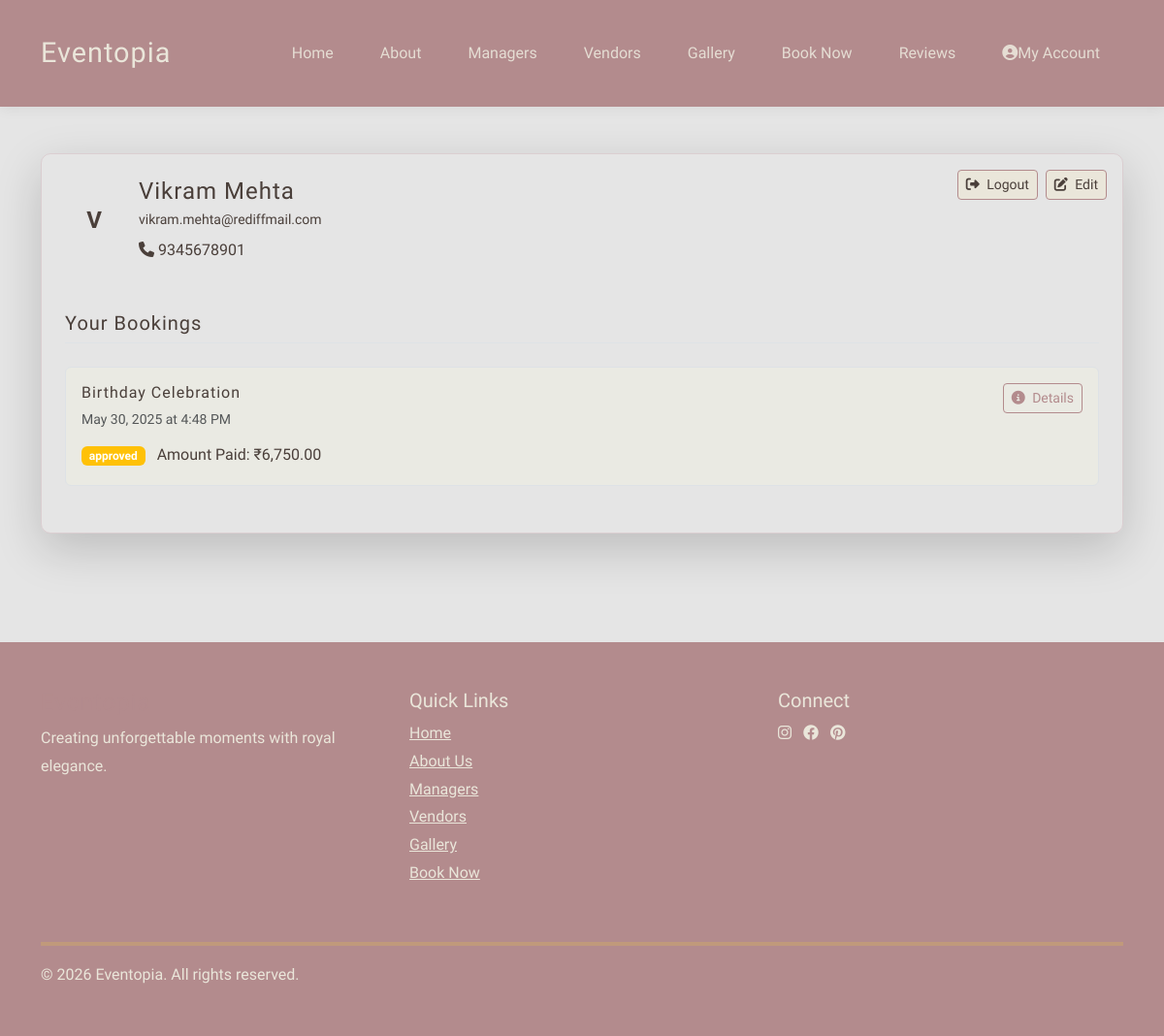
The app's page /event-management/pages/user_profile.php (signed in) with its own data.
### tables this page shows
CREATE TABLE `user` (
  `user_id` int(5) NOT NULL,
  `name` varchar(50) NOT NULL,
  `email` varchar(30) NOT NULL,
  `password` varchar(15) NOT NULL,
  `contact_number` varchar(15) NOT NULL
);

CREATE TABLE `booking` (
  `booking_id` int(5) NOT NULL,
  `user_id` int(5) NOT NULL,
  `event_manager_id` int(5) NOT NULL,
  `vs_id` int(5) NOT NULL,
  `event_id` int(5) NOT NULL,
  `event_address` varchar(30) NOT NULL,
  `city_id` int(5) NOT NULL,
  `event_date` date NOT NULL,
  `advance_payment` int(5) DEFAULT 2500,
  `event_time` time NOT NULL,
  `payment_date` date DEFAULT curdate(),
  `payment_time` time DEFAULT curtime(),
  `actual_payment` int(5) DEFAULT NULL,
  `status` enum('pending','cancelled','approved') NOT NULL
);

CREATE TABLE `event` (
  `event_id` int(5) NOT NULL,
  `event_name` varchar(30) NOT NULL
);

### event-management/pages/user_profile.php (the view, shortened to what this page needs)
<?php
require '../includes/config.php';
include '../includes/header.php';
$user = $conn->query("SELECT * FROM user WHERE user_id = {$_SESSION['user_id']}")->fetch_assoc();
$bookings = $conn->query("
    SELECT b.*, e.event_name
    FROM booking b
    JOIN event e ON b.event_id = e.event_id
    WHERE b.user_id = {$_SESSION['user_id']}
    ORDER BY b.event_date DESC
") or die("Database error: " . $conn->error);
?>
<div class="container py-5">
    <div class="profile-card shadow-lg">
        <div class="profile-header bg-burgundy text-beige p-4 position-relative">
            <div class="d-flex justify-content-end gap-2 position-absolute top-0 end-0 m-3">
                <a href="logout.php" class="btn btn-sm btn-beige" title="Logout">
                    <i class="fas fa-sign-out-alt me-1"></i> Logout
                </a>
                <button class="btn btn-sm btn-beige"
                        data-bs-toggle="modal" data-bs-target="#editProfileModal">
                    <i class="fas fa-edit me-1"></i> Edit
                </button>
            </div>
            <div class="d-flex align-items-center">
                <div class="profile-icon rounded-circle bg-beige text-burgundy d-flex align-items-center justify-content-center me-3" style="width: 60px; height: 60px;">
                    <?= strtoupper(substr($user['name'], 0, 1)) ?>
                </div>
                <div>
                    <h2 class="h4 mb-0"><?= htmlspecialchars($user['name']) ?></h2>
                    <small><?= htmlspecialchars($user['email']) ?></small>
                    <?php if (!empty($user['contact_number'])): ?>
                        <div class="mt-1">
                            <i class="fas fa-phone"></i> <?= htmlspecialchars($user['contact_number']) ?>
                        </div>
                    <?php endif; ?>
                </div>
            </div>
        </div>
        <div class="profile-body p-4">
            <h3 class="h5 mb-4 border-bottom pb-2">Your Bookings</h3>
            <?php if ($bookings->num_rows > 0): ?>
                <div class="booking-list">
                    <?php while($booking = $bookings->fetch_assoc()): ?>
                        <div class="booking-item mb-4 p-3 border rounded">
                            <div class="d-flex justify-content-between align-items-start">
                                <div>
                                    <h4 class="h6 mb-1"><?= htmlspecialchars($booking['event_name']) ?></h4>
                                    <small class="text-muted">
                                        <?= date('F j, Y', strtotime($booking['event_date'])) ?>
                                        at <?= date('g:i A', strtotime($booking['event_time'])) ?>
                                    </small>
                                    <div class="mt-2">
                                        <span class="badge bg-<?= $booking['status'] == 'APPROVED' ? 'success' : ($booking['status'] == 'CANCELLED' ? 'secondary' : 'warning') ?>">
                                            <?= $booking['status'] ?>
                                        </span>
                                        <span class="ms-2">Amount Paid: ₹<?= number_format($booking['advance_payment'], 2) ?></span>
                                    </div>
                                </div>
                                <div class="d-flex flex-column gap-2">
                                    <a href="booking_confirmation.php?booking_id=<?= $booking['booking_id'] ?>" class="btn btn-sm btn-outline-burgundy">
                                        <i class="fas fa-info-circle me-1"></i> Details
                                    </a>
                                </div>
                            </div>
                        </div>
                    <?php endwhile; ?>
                </div>
            <?php else: ?>
                <div class="alert alert-light">
                    You haven't made any bookings yet. <a href="booking.php" class="text-burgundy">Plan your event now!</a>
                </div>
            <?php endif; ?>
        </div>
    </div>
</div>
<?php include '../includes/footer.php'; ?>

### event-management/assets/css/style.css (style rules this page uses)
body { font-family: 'Neuton', serif; background-color: #E5E5E5; color: #4A3F3A; line-height: 1.8; margin: 0; padding: 0; }
h1, h2, h3, h4, .navbar-brand { font-family: 'Marcellus', serif; font-weight: 400; color: #B38B8D; letter-spacing: 1px; }

### event-management/pages/user_profile.php (style rules this page uses)
.profile-card { border-radius: 10px; overflow: hidden; border: 1px solid rgba(128, 0, 32, 0.1); }
.profile-icon { font-size: 1.5rem; font-weight: bold; }
.booking-item { transition: all 0.3s; background-color: rgba(245, 245, 220, 0.3); }
.btn-beige { background-color: #EAE6DA; color: #4A3F3A; border: 1px solid #B38B8D; }
.btn-outline-burgundy { border-color: #B38B8D; color: #B38B8D; }
.d-flex.gap-2 { gap: 0.5rem; }

### records on screen
user: name "V", name "Vikram Mehta", email "vikram.mehta@rediffmail.com", contact_number "9345678901"
booking: event.event_name "Birthday Celebration", event_date "May 30, 2025", event_time "4:48 PM", status "approved", advance_payment "6,750.00"
